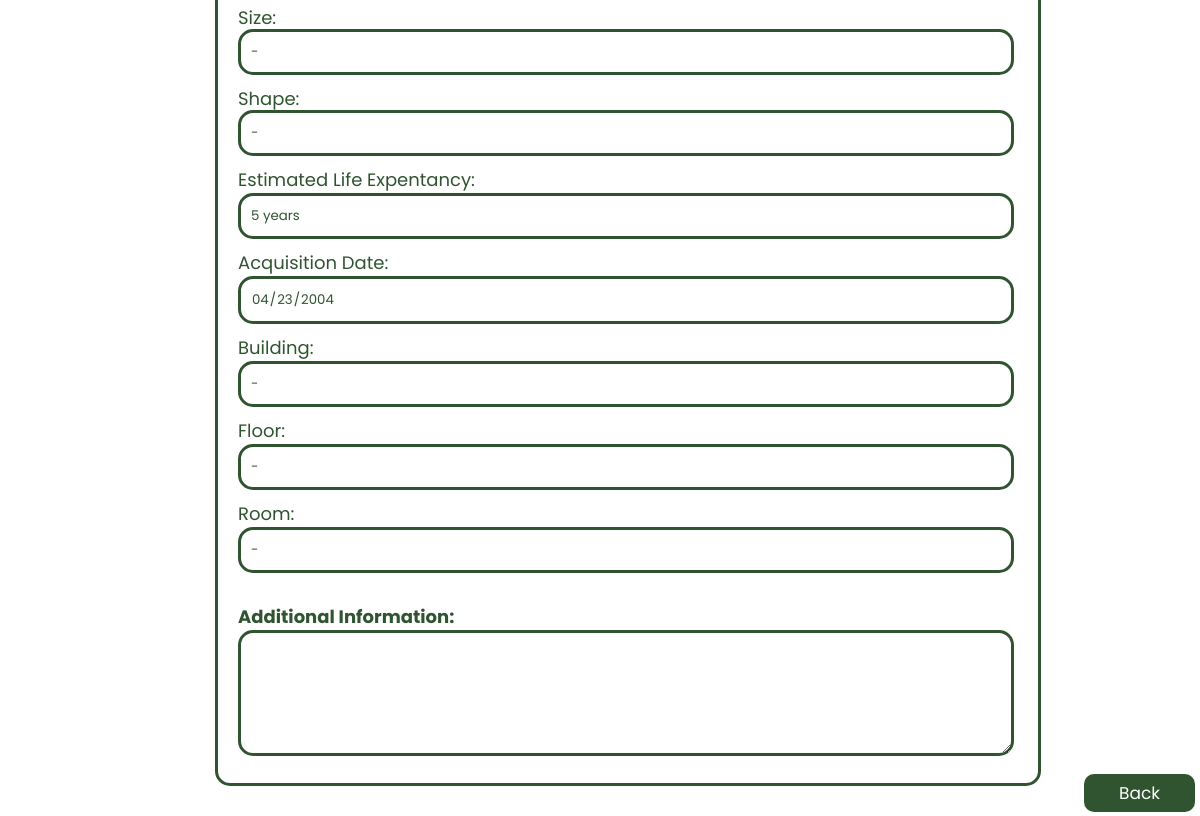
The page /viewinventory.php?id=1 (signed in, lower part) on the database as committed earlier.
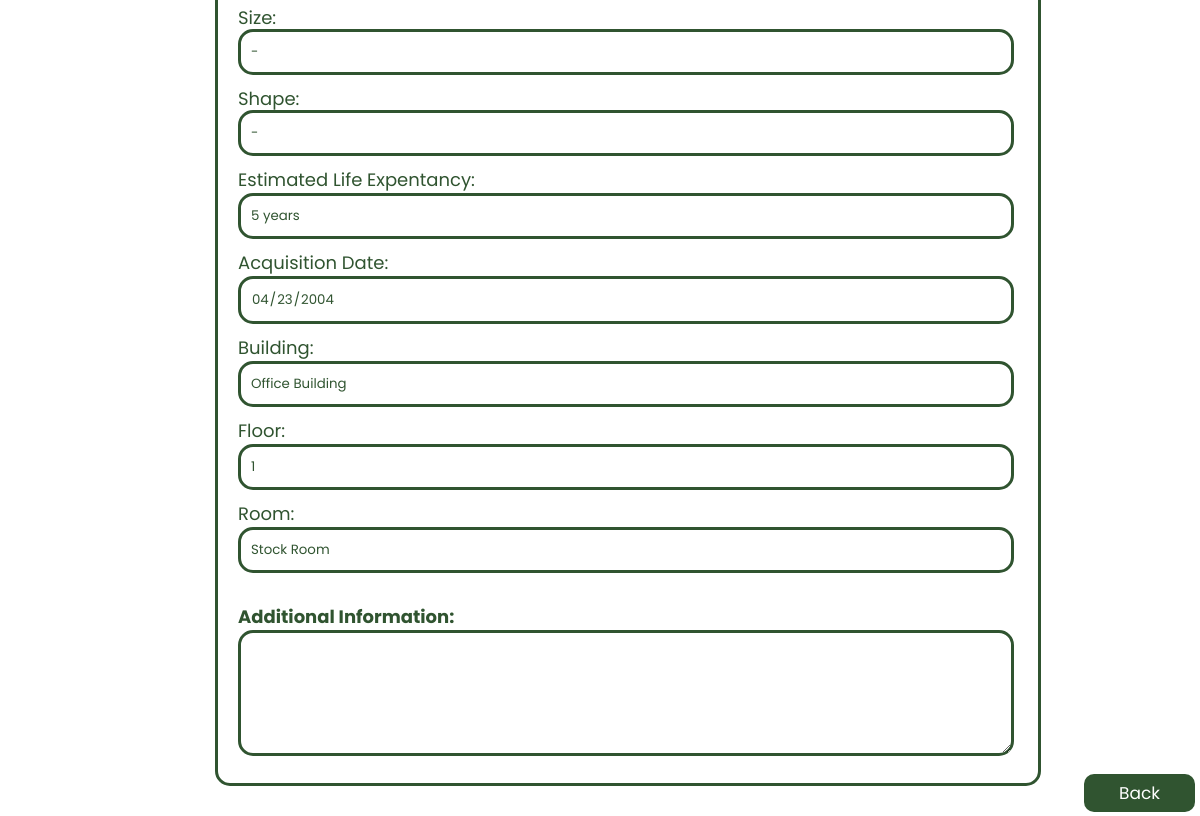
The same page on the database as committed later.
### tables this page shows
CREATE TABLE `inventory` (
  `id` int(10) NOT NULL AUTO_INCREMENT,
  `product_name` varchar(100) NOT NULL,
  `category` varchar(30) NOT NULL,
  `price` int(20) NOT NULL,
  `unit` varchar(20) NOT NULL,
  `quantity` int(11) NOT NULL,
  `condition_new` int(10) NOT NULL,
  `condition_good` int(10) NOT NULL,
  `condition_bad` int(10) NOT NULL,
  `brand` varchar(50) NOT NULL,
  `color` varchar(20) NOT NULL,
  `size` varchar(20) NOT NULL,
  `shape` varchar(20) NOT NULL,
  `life` varchar(20) NOT NULL,
  `total` int(20) NOT NULL,
  `user` varchar(100) NOT NULL,
  `date` date NOT NULL,
  `building` int(20) NOT NULL,
  `floor` int(11) NOT NULL,
  `room` int(20) NOT NULL,
  `remarks` varchar(1000) NOT NULL,
  PRIMARY KEY (`id`)
);

### viewinventory.php (the view, shortened to what this page needs)
<?php
include 'connect.php';
$username = $_SESSION['username'];
if ($_SERVER["REQUEST_METHOD"] == "GET" && isset($_GET['id'])) {
    $id = $_GET['id'];
    $sql_select_user = "SELECT * FROM inventory WHERE id = $id";
    $result = $conn->query($sql_select_user);
    if ($result->num_rows > 0) {
        $row = $result->fetch_assoc();
        $id = $row["id"];
        $size = $row["size"];
        $shape = $row["shape"];
        $life = $row['life'];
        $date = $row['date'];
        $building = $row['building'];
        $floor = $row['floor'];
        $room = $row['room'];
        $remarks = $row['remarks'];
    } else {
        echo "Item not found.";
        $conn->close();
        exit;
    }
    if ($building == 0) {
        $buildingname = '-';
    } else if ($building == 1) {
        $buildingname = 'Office Building';
    } else if ($building == 2) {
        $buildingname = 'CRC Main Building';
    }
    if ($floor == 0) {
        $floor = '-';
    }
    switch ($room) {
        case 0:
            $roomname = '-';
            break;
        case 5:
            $roomname = 'Stock Room';
            break;
    }
}
?>
<!DOCTYPE html>
<html lang="en">
<head>
    <link rel="stylesheet" href="css/inventory.css">
    <link rel="stylesheet" href="css/footer.css">
    <?php
    if ($_SESSION['username']) {
        if ($username == 'superadmin1' || $username == 'superadmin2') {
            include 'header_superadmin.php';
        } else if ($username == 'admin') {
            include 'header_admin.php';
        } else {
            include 'header.php';
        }
    } else {
        header("Location: index.php");
    } ?>
</head>
<body>
    <div class="form-container">
        <form method="post" action="editinventory.php?id=<?php echo urlencode($id); ?>">
            <div class="input-container">
                <br>
                <br>
                <br>
                <br>
                <br>
                <div class="input">
                    <br>
                    <h4 class="condition-title1">Size:</h4>
                    <input class="input5" type="text" id="size" name="size" value="<?php echo $size; ?>" readonly>
                    <h4 class="condition-title1">Shape:</h4>
                    <input class="input5" type="text" id="shape" name="shape" value="<?php echo $shape; ?>" readonly>
                    <h4 class="condition-title1">Estimated Life Expentancy:</h4>
                    <input class="input7" type="text" id="life" name="life" value="<?php echo $life; ?>" readonly>
                    <h4 class="condition-title1">Acquisition Date:</h4>
                    <input class="input7" type="date" id="date" name="date" value="<?php echo $date; ?>" readonly>
                    <h4 class="condition-title1">Building:</h4>
                    <input class="input7" type="building" id="building" name="building" value="<?php echo $buildingname; ?>" readonly>
                    <h4 class="condition-title1">Floor:</h4>
                    <input class="input7" type="floor" id="floor" name="floor" value="<?php echo $floor; ?>" readonly>
                    <h4 class="condition-title1">Room:</h4>
                    <input class="input7" type="room" id="room" name="room" value="<?php echo $roomname; ?>" readonly>
                    <label for="remarks">Additional Information:</label>
                    <textarea class="inputremarks" id="remarks" name="remarks" readonly><?php echo $remarks; ?></textarea>
                </div>
            </div>
        </form>
        <div class="backpos">
            <footer>
                <a style="text-decoration:none" href="inventory.php" class="back">Back</a>
            </footer>
        </div>
    </div>
</body>
</html>

Rows that differ between the two databases and show on the page:
changed inventory: building "-" → "Office Building"; floor "-" → "1"; room "-" → "Stock Room"
